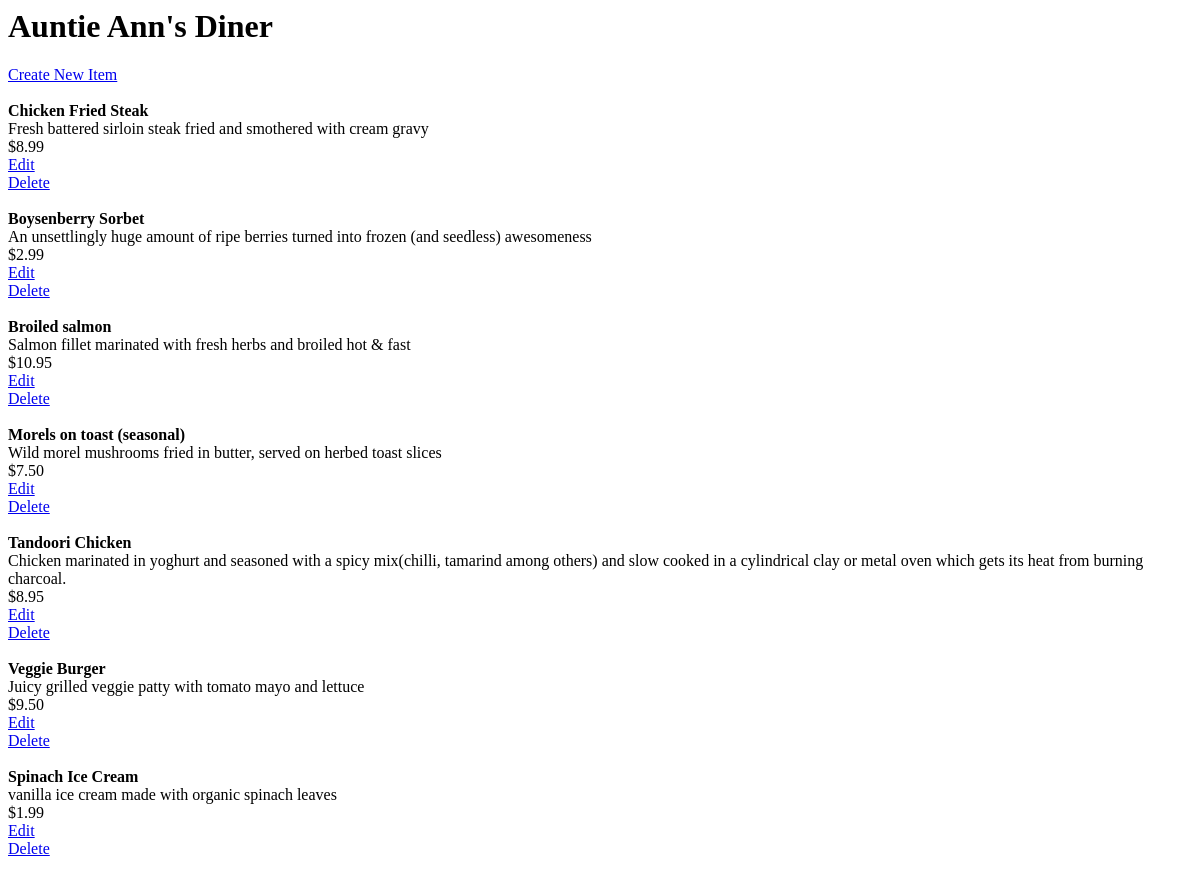
Before: /restaurant/7/menu with the older database file.
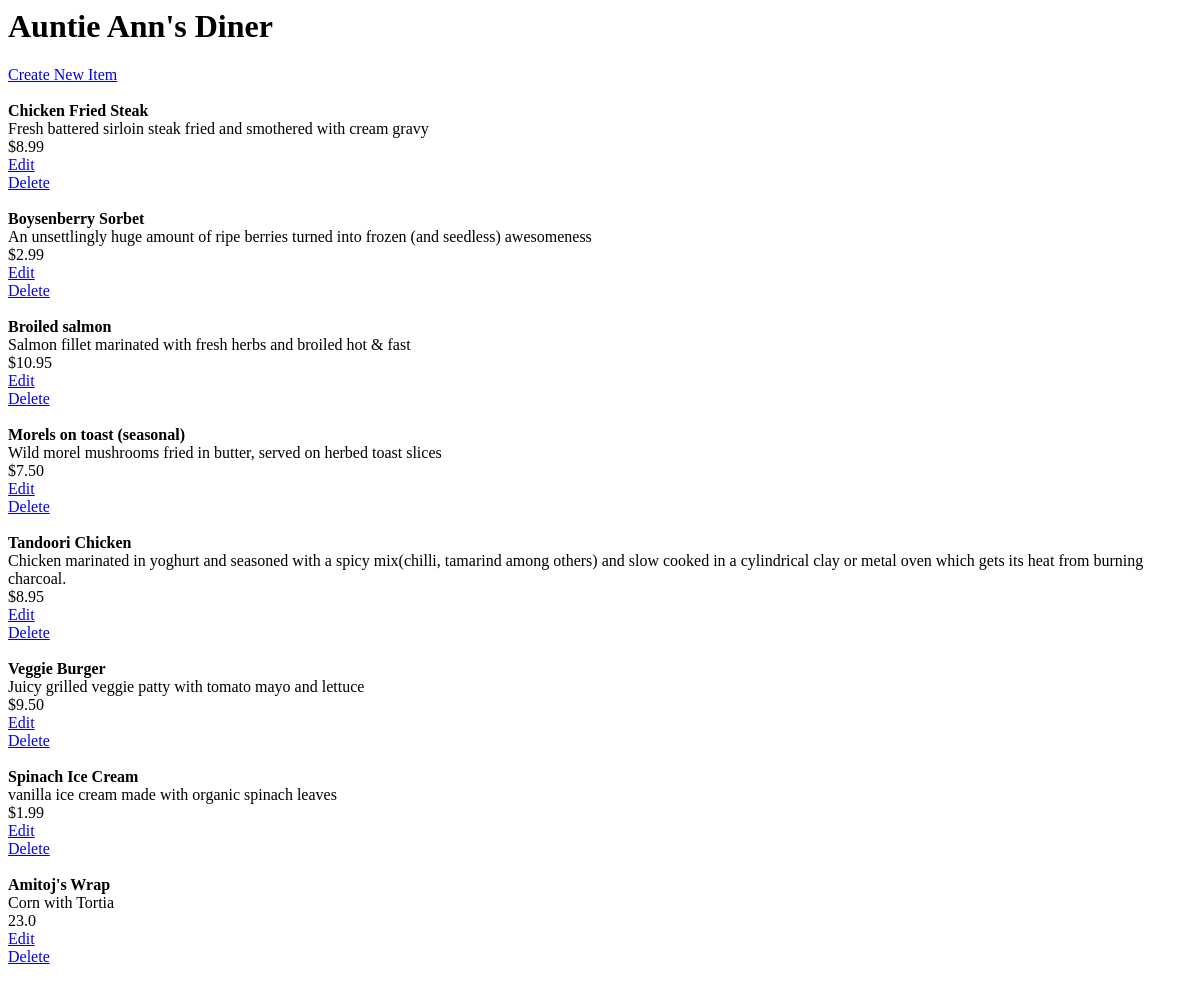
After: the same page with the newer database file.
### database_setup.py (models this page shows, shortened)
class Restaurant(Base):
	__tablename__ = 'restaurant'
	name = Column(String(80), nullable = False)
	id = Column(Integer, primary_key = True)

class MenuItem(Base):
	__tablename__ = 'menu_item'
	name = Column(String(80), nullable = False)
	id = Column(Integer, primary_key = True)
	course = Column(String(259))
	description = Column(String(250))
	price = Column(String(8))
	restaurant_id = Column(Integer, ForeignKey('restaurant.id'))
	restaurant = relationship(Restaurant)

### finalproject.py (the view)
@app.route('/restaurant/<int:restaurant_id>')
@app.route('/restaurant/<int:restaurant_id>/menu')
def showMenu(restaurant_id):
	restaurant = session.query(Restaurant).filter_by(id=restaurant_id).one()
	items = session.query(MenuItem).filter_by(restaurant_id=restaurant_id).all()
	return render_template('menu.html',items = items, restaurant=restaurant)

### templates/menu.html (shortened to what this page needs)
<html>
	<body>
		<h1>{{restaurant.name}}</h1>
		<a href = "{{url_for('newMenuItem', restaurant_id = restaurant.id) }}">Create New Item</a>
		{% for i in items %}
			<div>
				<b>{{i.name}}</b></br>
				{{i.description}}</br>
				{{i.price}}</br>
				<a href="{{ url_for('editMenuItem', restaurant_id = restaurant.id, menu_id = i.id) }}">Edit</a></br>
				<a href="{{ url_for('deleteMenuItem', restaurant_id = restaurant.id, menu_id = i.id) }}">Delete</a></br>
			</div>
		{% endfor %}
	</body>
</html>

Changed rows visible on the page:
added MenuItem: name "Amitoj's Wrap", description "Corn with Tortia", price "23.0"
